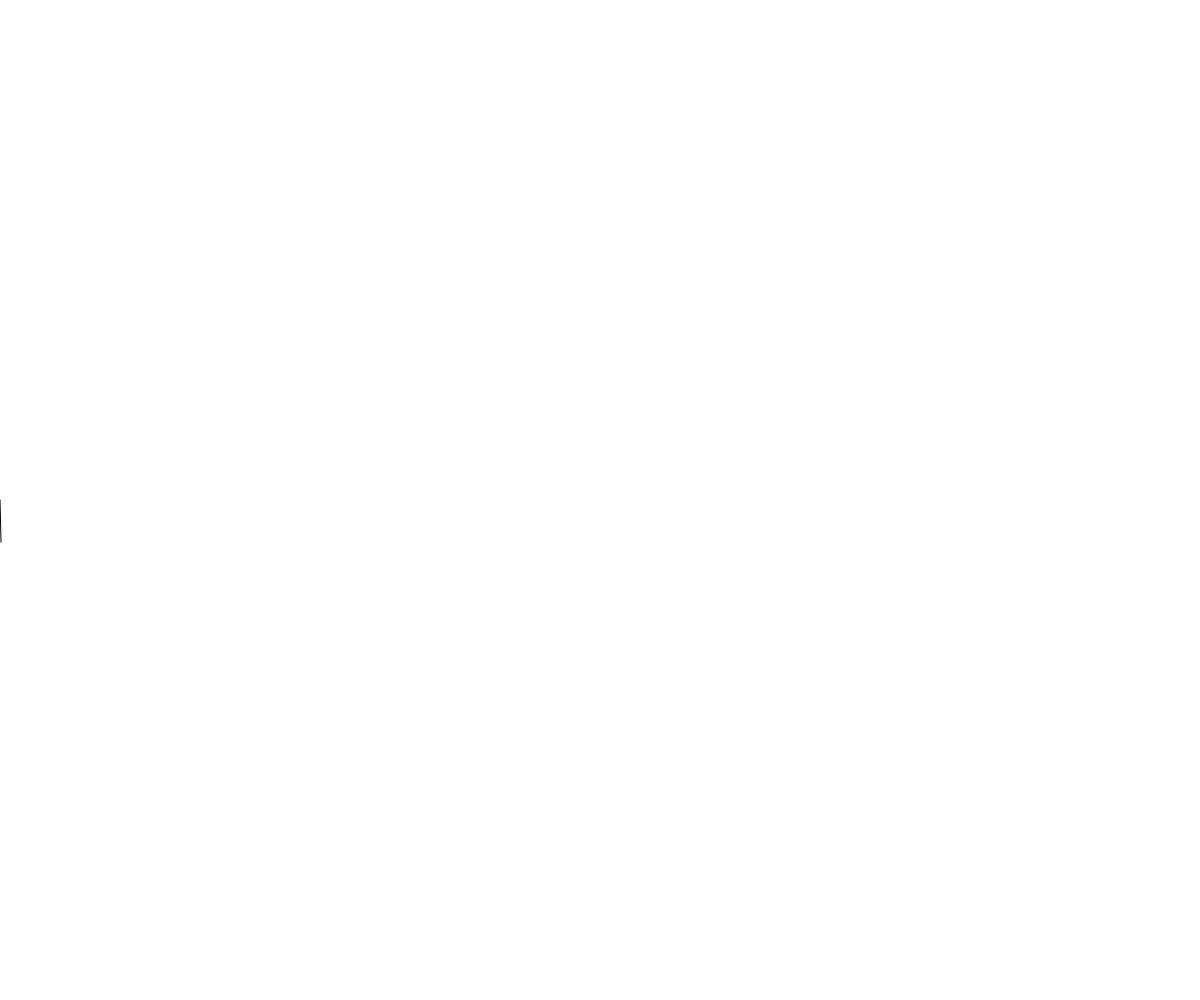
Frame 1 (no input)
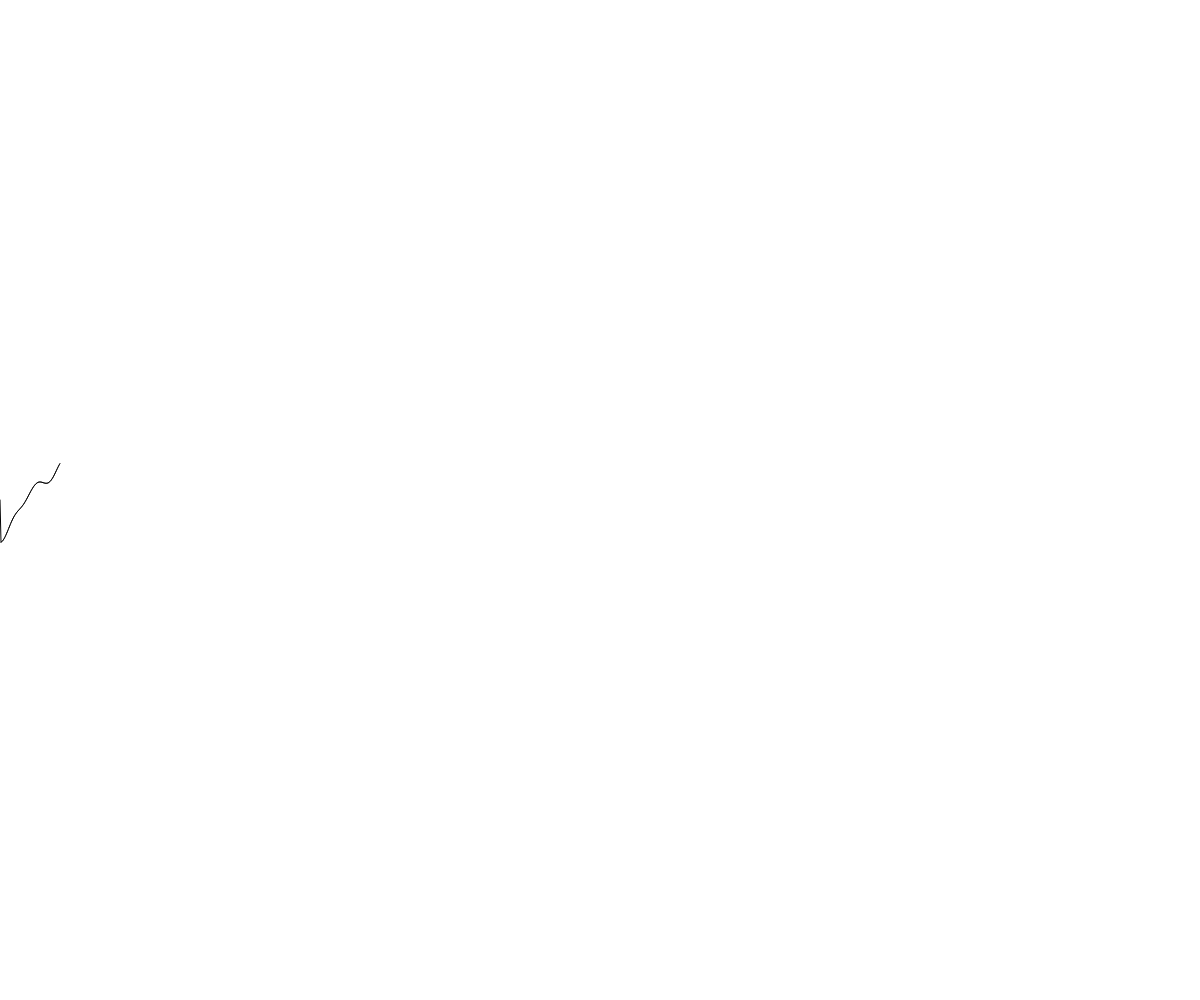
Frame 60 (no input)
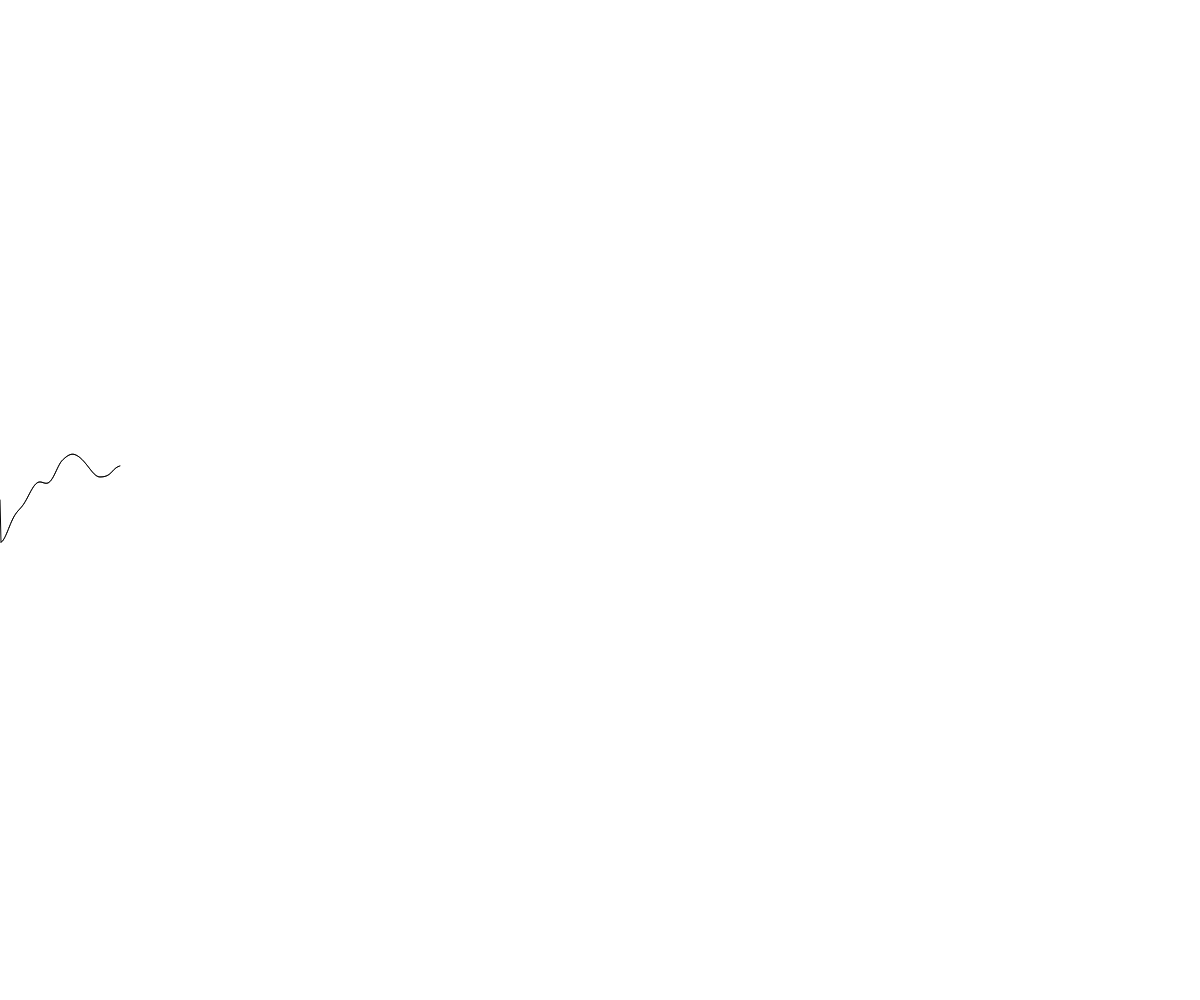
Frame 120 (the mouse pressed at the canvas centre since frame 60)

The p5.js sketch that drew these frames (run headless with seeded random() and noise() and a simulated clock; from frame 60 on, the mouse is pressed at the canvas centre):

// p5.js sketch
// ── sketch.js
/*
Mimi Yin NYU-ITP
Graphing Noise
*/

var px, py, x, y;
var t;
var scale;

function setup() {
  createCanvas(windowWidth, windowHeight);
	background(255);
  x = 0;
  y = height/2;
  px = x;
  py = y;
  t = 0;
  scale = height/4;
}

function draw() {
  t+=0.01;

  // Advance 1 pixel across the screen
  x++;

  // Generate a new noisy number for the y-position.
  // Scale it so it's not tiny. Remember noise() generates a number between  0 and 1.
  // Position it so that it ends up either above or below the vertical mid-point of the canvas.
  y = scale*(noise(t)-0.5) + height/2;

  // Draw a line from the previous frame's position to this frame's.
 	line(px, py, x, y);

  // Remember this frame's position for the next frame.
  px = x;
  py = y;
}
